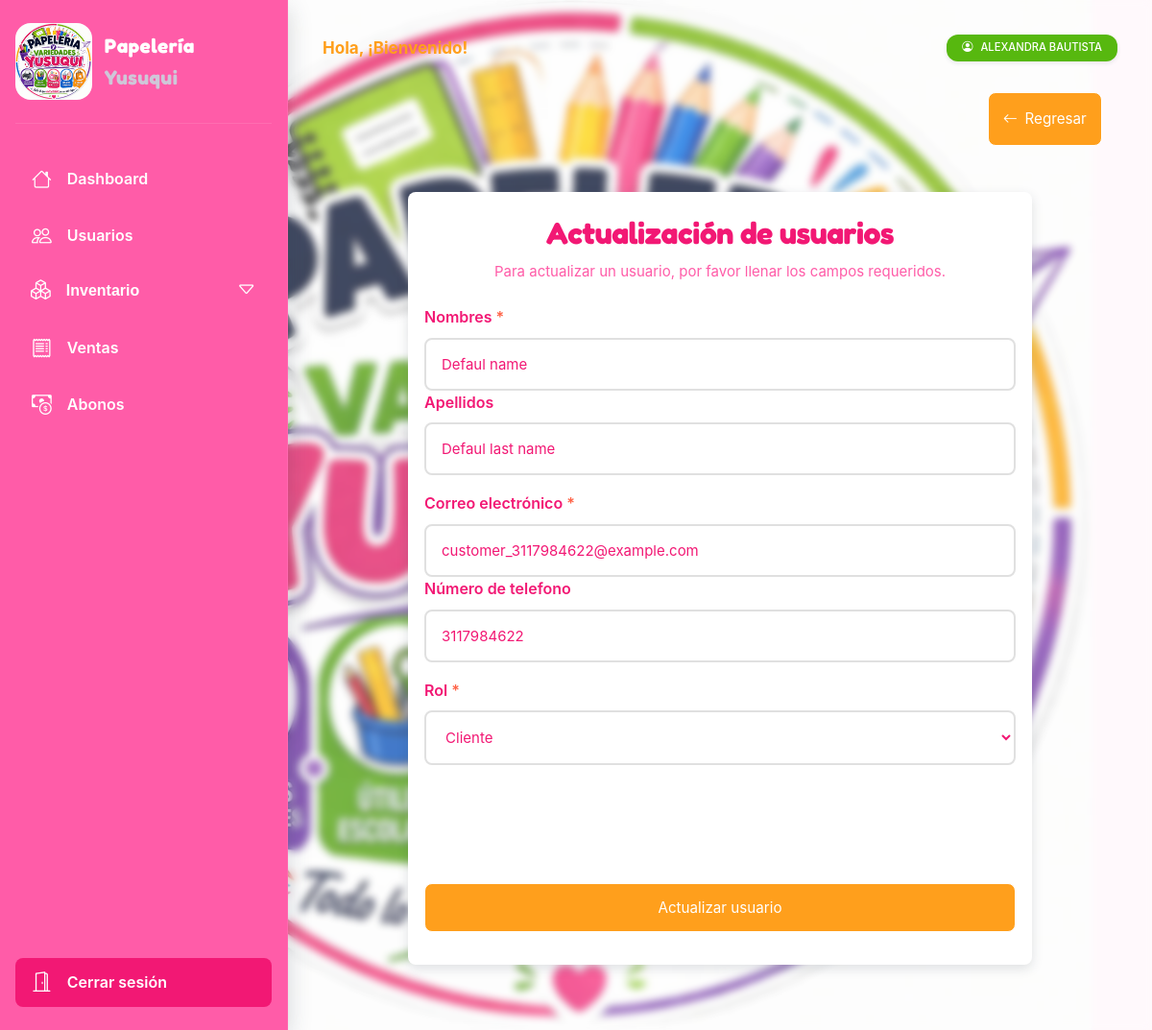
The page /members/update/2/ (signed in) on the database its author committed.
### apps/accounts/models/member.py (models this page shows, shortened)
class Member(AbstractBaseUser):
    objects = BaseMemberManager()
    first_name = models.CharField(max_length=100, db_index=True)
    last_name = models.CharField(max_length=100, null=True, blank=True)
    email = models.EmailField(unique=True, db_index=True)
    phone_number = models.CharField(max_length=10, null=True, blank=True, unique=True, db_index=True)
    role = models.CharField(
        max_length=20,
        choices=RoleChoices.choices,
        default=RoleChoices.Cliente,
    )
    created_at = models.DateTimeField(auto_now_add=True)
    updated_at = models.DateTimeField(auto_now=True)
    is_staff = models.BooleanField(default=False)
    is_superuser = models.BooleanField(default=False)
    is_active = models.BooleanField(default=True)
    USERNAME_FIELD = 'email'
    REQUIRED_FIELDS = ['first_name',]
    def full_name(self):
        return f'{self.first_name} {self.last_name if self.last_name else ""}'
    class Meta:
        ordering = ('-created_at',)
        verbose_name = 'Usuario'
        verbose_name_plural = 'Usuarios'

### apps/accounts/views/member_views.py (the view, shortened to what this page needs)
# urls.py: path('members/update/<int:pk>/',views.MemberUpdateView.as_view(), name='member-update'),
@method_decorator(role_required([RoleChoices.Admin, RoleChoices.Vendedor]), name='dispatch')
class MemberUpdateView(UpdateView):
    model = Member
    template_name = 'accounts/create-member.html'
    success_url = reverse_lazy('core:accounts:member-list')
    form_class = MemberForm
    def get_context_data(self, **kwargs):
        context = super().get_context_data(**kwargs)
        context['is_updated'] = True
        return context
    def get_form_kwargs(self):
        kwargs = super().get_form_kwargs()
        kwargs['request'] = self.request
        return kwargs

### apps/accounts/forms/member_form.py (shortened to what this page needs)
class MemberForm(FormModelBase):
    custom_password = forms.CharField(
        widget=forms.PasswordInput,
        required=False,
    )
    class Meta:
        model = Member
        fields = [
            'first_name',
            'last_name',
            'email',
            'phone_number',
            'role',
        ]
    def __init__(self, *args, **kwargs):
        self.request = kwargs.pop('request', None)
        user = getattr(self.request, 'user', None)
        super().__init__(*args, **kwargs)
        if user and user.role != RoleChoices.Admin:
            self.fields['role'].choices = (
                (i,i.label)
                for i in RoleChoices
                if i == RoleChoices.Cliente
            )

### apps/common/utils/custom_decorator.py (called while the page is built)
def role_required(roles:list):
    def decorator(func):
        def wrapper(request, *args, **kwargs):
            if not request.user.is_authenticated:
                return redirect('core:accounts:login')
            if request.user.role not in roles:
                raise PermissionDenied
            return func(request, *args, **kwargs)
        return wrapper
    return decorator

### apps/common/utils/forms.py (called while the page is built)
    def __load_styles(self):
        for name,field in self.fields.items():
            field.widget.attrs.update({'class': 'form__input'})

### apps/accounts/templates/accounts/create-member.html (shortened to what this page needs)
{% extends 'index.html' %}
{% block main %}
    <div class="nav">
        <a href="{% url 'core:accounts:member-list' %}" class="button">
            <i class="bi bi-arrow-left"></i>
            <span>Regresar</span>
        </a>
    </div>
    <div class="form__container form__container-lg">
        <div class="form__header">
            <h1 class="form__title">{% if is_updated %}Actualización{% else %}Creación{% endif %} de usuarios</h1>
            <p class="form__subtitle">
                Para {% if is_updated %}actualizar{% else %}crear{% endif %} un usuario, por favor llenar los campos requeridos.
            </p>
        </div>
        <form method="POST">
            <div class="form__group form__group--grid">
                <div>
                    <label class="form__label" for="id_first_name" data-required="True">Nombres</label>
                    {{ form.first_name }}
                </div>
                <div>
                    <label class="form__label" for="id_last_name">Apellidos</label>
                    {{ form.last_name }}
                </div>
            </div>
            <div class="form__group form__group--grid">
                <div>
                    <label class="form__label" for="id_email" data-required="True">Correo electrónico</label>
                    {{ form.email }}
                </div>
                <div>
                    <label class="form__label" for="id_last_name">Número de telefono</label>
                    {{ form.phone_number }}
                </div>
            </div>
            <div class="form__group">
                <label class="form__label" for="id_role" data-required="True">Rol</label>
                {{ form.role }}
            </div>
            <div class="form__group">
                <button type="submit" class="button button--fw">
                    {% if is_updated %}Actualizar{% else %}Crear{% endif %} usuario
                </button>
            </div>
        </form>
    </div>
{% endblock main %}

### templates/index.html (shortened to what this page needs)
{% load static %}
<!DOCTYPE html>
<html lang="en">
<head>
    <link rel="stylesheet" href="{% static 'css/styles.css' %}">
</head>
<body>
    <div class="page" style="background-image: url('{% static "image/brand.jpeg" %}')">
        <aside class="sidebar">
            <header class="sidebar__header">
                <img src="{% static 'image/brand.jpeg' %}" alt="brand" class="brand__img">
                <p class="sidebar__title">Papelería <span>Yusuqui</span></p>
            </header>
            <ul class="menu">
                <li class="menu__item">
                    <a class="menu__link" href="{% url 'core:dashboard:dashboard' %}">
                        <i class="bi bi-house"></i>
                        <span class="menu__title">Dashboard</span>
                    </a>
                </li>
                <li class="menu__item">
                    <a class="menu__link" href="{% url 'core:accounts:member-list' %}">
                        <i class="bi bi-people"></i>
                        <span class="menu__title">Usuarios</span>
                    </a>
                </li>
                <li class="menu__item menu__item--dropdown">
                    <button class="menu__link dropdown__toggle">
                        <i class="bi bi-boxes"></i>
                        <span class="menu__title">Inventario</span>
                        <i class="bi bi-caret-down dropdown__icon"></i>
                    </button>
                </li>
                <li class="menu__item">
                    <a class="menu__link" href="{% url 'core:orders:list' %}">
                        <i class="bi bi-receipt"></i>
                        <span class="menu__title">Ventas</span>
                    </a>
                </li>
                <li class="menu__item">
                    <a class="menu__link" href="{% url 'core:orders:sale-payments' %}">
                        <i class="bi bi-cash-coin"></i>
                        <span class="menu__title">Abonos</span>
                    </a>
                </li>
                <li class="menu__item logout">
                    <a
                            class="menu__link"
                            data-url="{% url 'core:accounts:logout' %}"
                    >
                        <i class="bi bi-door-open"></i>
                        <span class="menu__title">Cerrar sesión</span>
                    </a>
                </li>
            </ul>
        </aside>
        <main class="page__content">
            <header class="page__header">
                <p class="page__header__message"></p>
                <p
                        class="badge badge--normal"
                        title="Usuario activo"
                >
                    <i class="bi bi-person-circle"></i>
                    <span>{{ request.user.full_name }}</span>
                </p>
            </header>
            {% block main %}
            {% endblock main %}
        </main>
    </div>
</body>
</html>

### rows shown on the page
Member: user.full_name "ALEXANDRA BAUTISTA"
Member: first_name "Defaul name", last_name "Defaul last name", email "customer_3117984622@example.com", phone_number "3117984622", role "Cliente"
